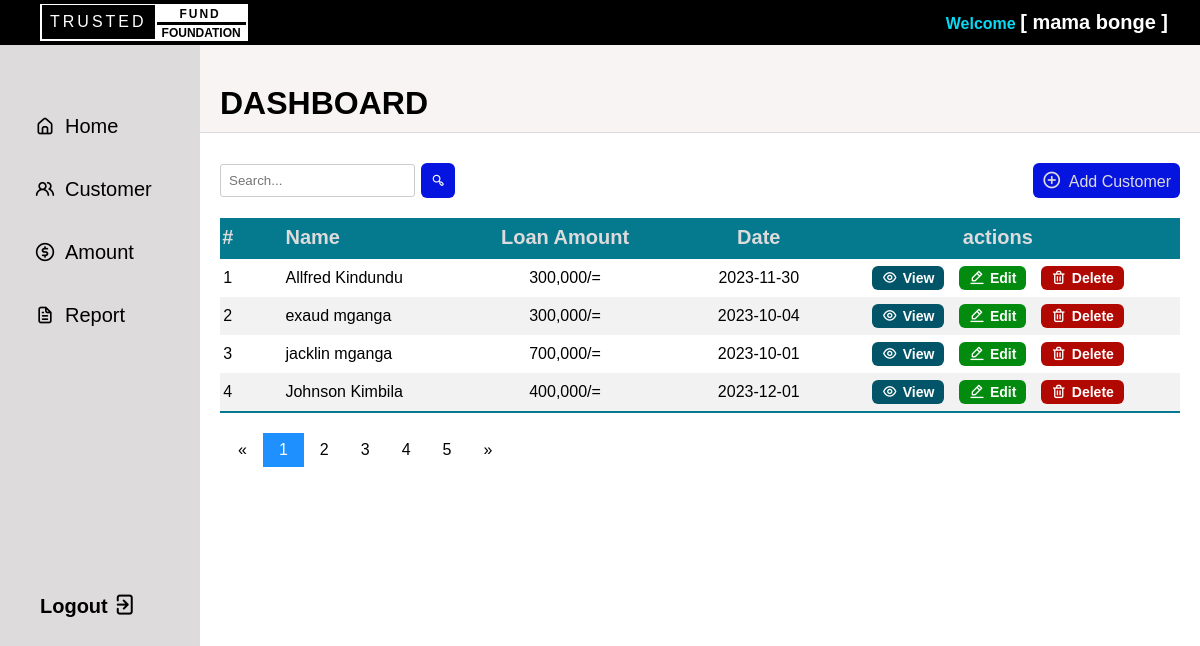
The page /Pages/dashboard/dashboard.php (signed in) on the database its author committed.
### tables this page shows
CREATE TABLE `user` (
  `user_id` int(11) NOT NULL,
  `user_name` varchar(225) NOT NULL,
  `user_email` varchar(225) NOT NULL,
  `user_password` varchar(255) NOT NULL
);

CREATE TABLE `customer` (
  `customer_id` int(11) NOT NULL,
  `customer_name` varchar(225) NOT NULL,
  `phone_no` int(11) NOT NULL,
  `fund_amount` int(11) NOT NULL,
  `customer_date` date NOT NULL,
  `return_amount` int(11) NOT NULL
);

### Pages/function_log.php (called while the page is built, shortened)
<?php
function check_login($conn)
{
	if(isset($_SESSION['user_id'])){
		$id = $_SESSION['user_id'];
		$query = "SELECT * FROM user WHERE user_id = '$id' limit 1";
		$result = mysqli_query($conn,$query);
		if($result && mysqli_num_rows($result) > 0)
		{
			$user_data = mysqli_fetch_assoc($result);
			return $user_data;
		}
	}
	die;
}
if (isset($_POST['search'])) {
    $searchQuery = $_POST['search'];
	$query = "SELECT customer.customer_id, customer.customer_name, customer.phone_no, customer.customer_date, customer.fund_amount, customer.return_amount, SUM(date_cush.dc_return_amount) AS total_return_amount, date_cush.dc_return_amount FROM date_cush RIGHT JOIN customer ON customer.customer_id = date_cush.customer_id WHERE customer.customer_name = '$searchQuery' limit 1;";
    $result = mysqli_query($conn, $query);
	$resultsearch = $result;
	return $resultsearch;
}
else{
	if(isset($_GET['page_no'])){
		$page_number = $_GET["page_no"];
	}
	else{
		$page_number = 1;
	}
	$limit = 4;
		$initial_page = ($page_number-1) * $limit;
		$query = "SELECT customer.customer_id, customer.customer_name, customer.phone_no, customer.customer_date, customer.fund_amount, customer.return_amount, SUM(date_cush.dc_return_amount) AS total_return_amount, date_cush.dc_return_amount FROM date_cush RIGHT JOIN customer ON customer.customer_id = date_cush.customer_id GROUP BY customer_id ORDER BY `customer_name` ASC LIMIT $initial_page,$limit";
		$result = mysqli_query($conn, $query);
		$resultsearch = $result;
return $resultsearch;
}
die("No database");
?>

### Pages/dashboard/dashboard.php (the view, shortened to what this page needs)
<?php
  include("../../DB-connection/connect_php.php");
  include("../function_log.php");
 $user_data = check_login($conn);
?>
<!DOCTYPE html>
<html>
 <head>
  <link rel="stylesheet" href="dashboard.css">
  <link rel="stylesheet" href="https://unicons.iconscout.com/release/v4.0.8/css/line.css">
 </head>
 <body>
  <div class="container" id="main-page">
    <div class="menubar">
      <span class="outer-box">
        <h3 class="trusted">TRUSTED</h3>
        <span class="fund-foundation">
          <h3 class="fund">FUND</h3>
          <h3 class="foundation">FOUNDATION</h3>
      </span></span>
      <h3>Welcome <b>[ <?php echo $user_data['user_name'];?> ]</b></h3>
    </div>
    <nav>
      <div class="menu-list">
        <ul>
          <li><a href="#"><i class="uil uil-estate"></i>Home</a></li>
          <li><a href="../customer/customer.php"><i class="uil uil-users-alt"></i>Customer</a></li>
          <li><a href="../Amount/amount.php"><i class="uil uil-usd-circle"></i>Amount</a></li>
          <li><a href="../report/report.php"><i class="uil uil-file-alt"></i>Report</a></li>
        </ul>
      </div>
      <div class="log-out">
        <a href="../Logout.php">Logout<i class="uil uil-signout"></i></a>
      </div>
    </nav>
    <div class="container_1">
      <div class="disp">
      <h1>DASHBOARD</h1>
      </div>
      <div class="tables">
        <div class="search">
          <form method="POST">
            <input type="text"  name="search" placeholder="Search...">
            <button type="submit" id="search"><i class="uil uil-search-alt"></i></button>
          </form>
        </div>
        <a href="#" class="btn" onclick="open_add_form()"><i class="uil uil-plus-circle"></i>Add Customer</a>
        <table>
          <thead>
            <tr>
              <th>#</th>
              <th class="name">Name</th>
              <th class="amount">Loan Amount</th>
              <th>Date</th>
              <th>actions</th>
            </tr>
          </thead>
          <tbody>
            <?php
              $counter = 0;
            while($form_data = mysqli_fetch_assoc($resultsearch)){
              $counter++;
              ?>
              <tr>
              <td><?php echo $counter; ?></td>
              <td class="name"><?php echo $form_data['customer_name']; ?></td>
              <td class="amount"><?php echo number_format($form_data['fund_amount']);?>/=</td>
              <td class="date"><?php echo $form_data['customer_date'];?></td>
              <td><b>
                <a href="../view/view.php?viewid=<?php echo$form_data['customer_id']?>" class="view"><i class="uil uil-eye"></i>View</a>
                <a href="edit_customer_dashboard.php?editid=<?php echo$form_data['customer_id']?>" class="edit"><i class="uil uil-edit-alt"></i>Edit</a>
                <a href="dashboard.php?deleteid=<?php echo$form_data['customer_id']?>" class="delete"><i class="uil uil-trash-alt"></i>Delete</a>
               </b></td>
            </tr>
             <?php };?>
          </tbody>
        </table>
        <div class="pagination">
          <a href="#">&laquo;</a>
          <a class="active" href="dashboard.php">1</a>
          <a href="dashboard.php?page_no=2">2</a>
          <a href="dashboard.php?page_no=3">3</a>
          <a href="dashboard.php?page_no=4">4</a>
          <a href="dashboard.php?page_no=5">5</a>
          <a href="#">&raquo;</a>
        </div>
      </div>
    </div>
  </div>
  <div class="add-customer" id="add-customer-form">
    <div class="customer-form">
    <h1>New customer</h1><span><i class="uil uil-times-square"onclick=" close_add_form()" id="add-times-square"></i><i class="uil uil-times" id="add-times"></i></span>
      <form action="add_customer_dashboard.php" method="post">
        <label for="name">Customer</label>
        <label for="phone_no">Phone No:</label>
        <label for="amount">Funded Amount</label>
        <label for="date">Dete</label>
        <label for="returned_amount">Returned Fund</label>
        <button type="submit" name="add">Save<i class="uil uil-message"></i></button>
      </form>
    </div>
  </div>
    <div class="edit-customer" id="edit-customer-form">
    <div class="customer-form">
    <h1>Edit customer</h1><span><i class="uil uil-times-square"onclick=" close_edit_form()" id="edit-times-square"></i><i class="uil uil-times" id="edit-times"></i></span>
      <form action="#">
        <label for="name">Customer</label>
        <label for="phone-no">Phone No:</label>
        <label for="amount">Funded Amount</label>
        <label for="date">Dete</label>
        <label for="returned_amount">Returned Fund</label>
        <button type="submit">Save<i class="uil uil-message"></i></button>
      </form>
    </div>
  </div>
 </body>
</html>

### rows shown on the page
user: user_name "mama bonge"
customer: customer_name "Allfred Kindundu", fund_amount "300,000", customer_date "2023-11-30"
customer: customer_name "exaud mganga", fund_amount "300,000", customer_date "2023-10-04"
customer: customer_name "jacklin mganga", fund_amount "700,000", customer_date "2023-10-01"
customer: customer_name "Johnson Kimbila", fund_amount "400,000", customer_date "2023-12-01"
